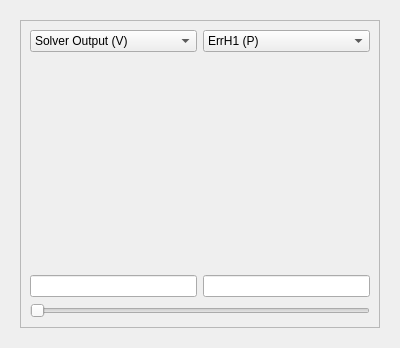
<?xml version="1.0" encoding="UTF-8"?>
<ui version="4.0">
 <class>SolverResultsGraphicWidget</class>
 <widget class="QWidget" name="SolverResultsGraphicWidget">
  <property name="geometry">
   <rect>
    <x>0</x>
    <y>0</y>
    <width>400</width>
    <height>348</height>
   </rect>
  </property>
  <property name="windowTitle">
   <string>Form</string>
  </property>
  <layout class="QGridLayout" name="gridLayout">
   <item row="0" column="0">
    <widget class="QWidget" name="widget" native="true">
     <layout class="QGridLayout" name="gridLayout_3">
      <item row="0" column="0">
       <widget class="QFrame" name="graphic_frame">
        <property name="sizePolicy">
         <sizepolicy hsizetype="Preferred" vsizetype="MinimumExpanding">
          <horstretch>0</horstretch>
          <verstretch>2</verstretch>
         </sizepolicy>
        </property>
        <property name="minimumSize">
         <size>
          <width>0</width>
          <height>300</height>
         </size>
        </property>
        <property name="frameShape">
         <enum>QFrame::Shape::StyledPanel</enum>
        </property>
        <property name="frameShadow">
         <enum>QFrame::Shadow::Raised</enum>
        </property>
        <layout class="QGridLayout" name="gridLayout_2">
         <item row="1" column="1">
          <widget class="cinolib::GLcanvasOld" name="canvas2" native="true"/>
         </item>
         <item row="1" column="0">
          <widget class="cinolib::GLcanvasOld" name="canvas1" native="true"/>
         </item>
         <item row="0" column="0">
          <widget class="QComboBox" name="canvas1_cb">
           <property name="currentIndex">
            <number>0</number>
           </property>
           <item>
            <property name="text">
             <string>Solver Output (V)</string>
            </property>
           </item>
           <item>
            <property name="text">
             <string>GroundTruth (V)</string>
            </property>
           </item>
           <item>
            <property name="text">
             <string>H1 Error (P)</string>
            </property>
           </item>
           <item>
            <property name="text">
             <string>L2 Error (P)</string>
            </property>
           </item>
           <item>
            <property name="text">
             <string>Condition Number (P)</string>
            </property>
           </item>
          </widget>
         </item>
         <item row="0" column="1">
          <widget class="QComboBox" name="canvas2_cb">
           <property name="currentText">
            <string>ErrH1 (P)</string>
           </property>
           <property name="currentIndex">
            <number>2</number>
           </property>
           <item>
            <property name="text">
             <string>Solver Output (V)</string>
            </property>
           </item>
           <item>
            <property name="text">
             <string>GroundTruth (V)</string>
            </property>
           </item>
           <item>
            <property name="text">
             <string>ErrH1 (P)</string>
            </property>
           </item>
           <item>
            <property name="text">
             <string>ErrL2 (P)</string>
            </property>
           </item>
           <item>
            <property name="text">
             <string>Cond (P)</string>
            </property>
           </item>
          </widget>
         </item>
         <item row="3" column="0" colspan="2">
          <widget class="QSlider" name="t_slider">
           <property name="orientation">
            <enum>Qt::Orientation::Horizontal</enum>
           </property>
          </widget>
         </item>
         <item row="2" column="0">
          <widget class="QLineEdit" name="colorbar1">
           <property name="readOnly">
            <bool>true</bool>
           </property>
          </widget>
         </item>
         <item row="2" column="1">
          <widget class="QLineEdit" name="colorbar2">
           <property name="readOnly">
            <bool>true</bool>
           </property>
          </widget>
         </item>
        </layout>
       </widget>
      </item>
     </layout>
    </widget>
   </item>
  </layout>
 </widget>
 <customwidgets>
  <customwidget>
   <class>cinolib::GLcanvasOld</class>
   <extends>QWidget</extends>
   <header location="global">gui-opengl/glcanvas_old.h</header>
   <container>1</container>
  </customwidget>
 </customwidgets>
 <resources/>
 <connections/>
</ui>
